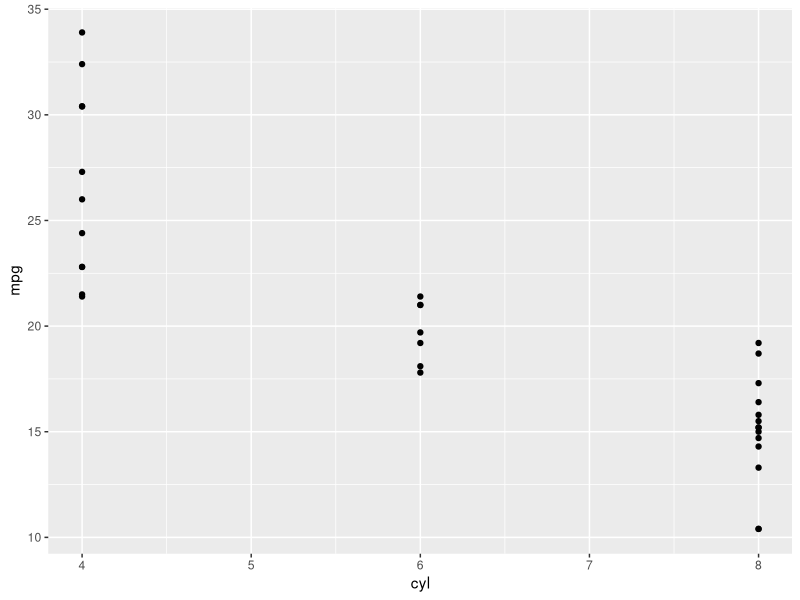
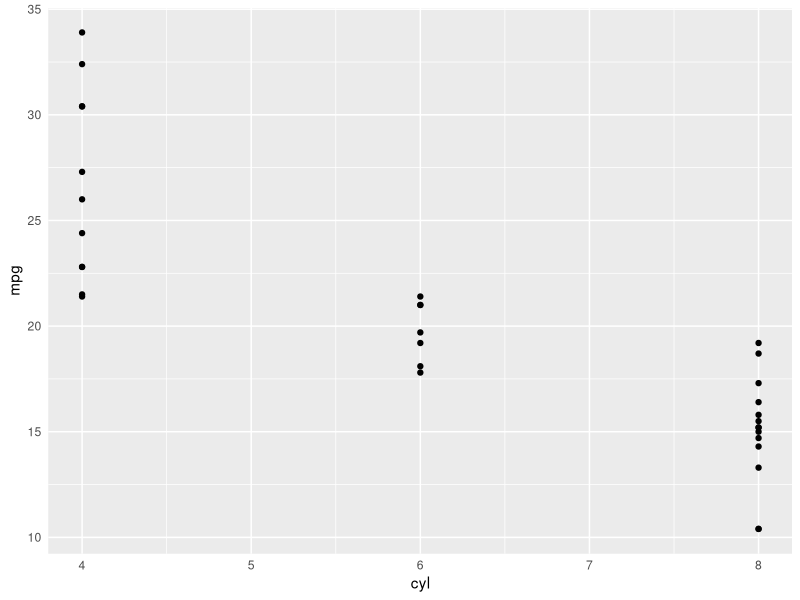

The R source for these figures, in order:
## ---- chunk 1
library(ggplot2)
## ---- chunk 2
mtcars
names(mtcars)
## ---- chunk 3
rownames(mtcars)
## ---- chunk 4
new_mtcars <- cbind(make_model=rownames(mtcars), data.frame(mtcars, row.names=NULL))
new_mtcars
## ---- chunk 5
ggplot(data=mtcars, mapping=aes(x=cyl, y=mpg)) +
  geom_point()
## ---- chunk 6
ggplot(data=mtcars, mapping=aes(x=cyl, y=mpg)) +
  geom_point() +
  theme(axis.ticks=element_blank())
